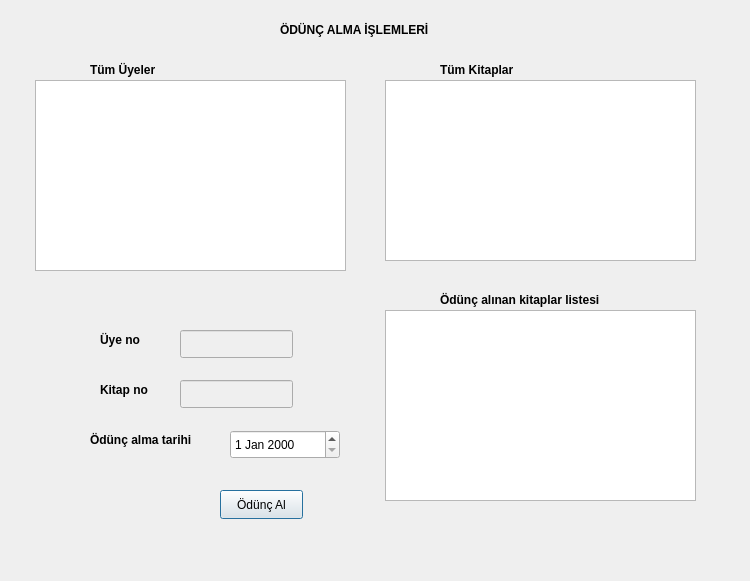
<?xml version="1.0" encoding="UTF-8"?>
<ui version="4.0">
 <class>odunc_alinan</class>
 <widget class="QDialog" name="odunc_alinan">
  <property name="geometry">
   <rect>
    <x>0</x>
    <y>0</y>
    <width>750</width>
    <height>581</height>
   </rect>
  </property>
  <property name="windowTitle">
   <string>Dialog</string>
  </property>
  <widget class="QTableView" name="kitaplistesi_tableView">
   <property name="geometry">
    <rect>
     <x>385</x>
     <y>310</y>
     <width>311</width>
     <height>191</height>
    </rect>
   </property>
  </widget>
  <widget class="QLabel" name="label_2">
   <property name="geometry">
    <rect>
     <x>90</x>
     <y>60</y>
     <width>91</width>
     <height>20</height>
    </rect>
   </property>
   <property name="font">
    <font>
     <bold>true</bold>
    </font>
   </property>
   <property name="text">
    <string>Tüm Üyeler</string>
   </property>
  </widget>
  <widget class="QLineEdit" name="kitapno2_ln">
   <property name="enabled">
    <bool>false</bool>
   </property>
   <property name="geometry">
    <rect>
     <x>180</x>
     <y>380</y>
     <width>113</width>
     <height>28</height>
    </rect>
   </property>
  </widget>
  <widget class="QPushButton" name="oduncal_btn">
   <property name="geometry">
    <rect>
     <x>220</x>
     <y>490</y>
     <width>83</width>
     <height>29</height>
    </rect>
   </property>
   <property name="text">
    <string>Ödünç Al</string>
   </property>
  </widget>
  <widget class="QLabel" name="label_5">
   <property name="geometry">
    <rect>
     <x>100</x>
     <y>330</y>
     <width>63</width>
     <height>20</height>
    </rect>
   </property>
   <property name="font">
    <font>
     <bold>true</bold>
    </font>
   </property>
   <property name="text">
    <string>Üye no</string>
   </property>
  </widget>
  <widget class="QLabel" name="label_3">
   <property name="geometry">
    <rect>
     <x>440</x>
     <y>60</y>
     <width>111</width>
     <height>20</height>
    </rect>
   </property>
   <property name="font">
    <font>
     <bold>true</bold>
    </font>
   </property>
   <property name="text">
    <string>Tüm Kitaplar</string>
   </property>
  </widget>
  <widget class="QLabel" name="label_7">
   <property name="geometry">
    <rect>
     <x>90</x>
     <y>430</y>
     <width>141</width>
     <height>20</height>
    </rect>
   </property>
   <property name="font">
    <font>
     <bold>true</bold>
    </font>
   </property>
   <property name="text">
    <string>Ödünç alma tarihi</string>
   </property>
  </widget>
  <widget class="QDateEdit" name="dateEdit">
   <property name="geometry">
    <rect>
     <x>230</x>
     <y>430</y>
     <width>110</width>
     <height>29</height>
    </rect>
   </property>
  </widget>
  <widget class="QLineEdit" name="uyeno2_ln">
   <property name="enabled">
    <bool>false</bool>
   </property>
   <property name="geometry">
    <rect>
     <x>180</x>
     <y>330</y>
     <width>113</width>
     <height>28</height>
    </rect>
   </property>
  </widget>
  <widget class="QLabel" name="label_6">
   <property name="geometry">
    <rect>
     <x>100</x>
     <y>380</y>
     <width>63</width>
     <height>20</height>
    </rect>
   </property>
   <property name="font">
    <font>
     <bold>true</bold>
    </font>
   </property>
   <property name="text">
    <string>Kitap no</string>
   </property>
  </widget>
  <widget class="QLabel" name="label">
   <property name="geometry">
    <rect>
     <x>280</x>
     <y>20</y>
     <width>201</width>
     <height>20</height>
    </rect>
   </property>
   <property name="palette">
    <palette>
     <active>
      <colorrole role="WindowText">
       <brush brushstyle="SolidPattern">
        <color alpha="255">
         <red>255</red>
         <green>0</green>
         <blue>0</blue>
        </color>
       </brush>
      </colorrole>
     </active>
     <inactive>
      <colorrole role="WindowText">
       <brush brushstyle="SolidPattern">
        <color alpha="255">
         <red>0</red>
         <green>0</green>
         <blue>0</blue>
        </color>
       </brush>
      </colorrole>
     </inactive>
     <disabled>
      <colorrole role="WindowText">
       <brush brushstyle="SolidPattern">
        <color alpha="255">
         <red>120</red>
         <green>120</green>
         <blue>120</blue>
        </color>
       </brush>
      </colorrole>
     </disabled>
    </palette>
   </property>
   <property name="font">
    <font>
     <bold>true</bold>
    </font>
   </property>
   <property name="text">
    <string>ÖDÜNÇ ALMA İŞLEMLERİ</string>
   </property>
  </widget>
  <widget class="QTableView" name="tumkitaplar2_tableview">
   <property name="geometry">
    <rect>
     <x>385</x>
     <y>80</y>
     <width>311</width>
     <height>181</height>
    </rect>
   </property>
  </widget>
  <widget class="QTableView" name="tumuyeler2_tableView">
   <property name="geometry">
    <rect>
     <x>35</x>
     <y>80</y>
     <width>311</width>
     <height>191</height>
    </rect>
   </property>
  </widget>
  <widget class="QLabel" name="label_4">
   <property name="geometry">
    <rect>
     <x>440</x>
     <y>290</y>
     <width>191</width>
     <height>20</height>
    </rect>
   </property>
   <property name="font">
    <font>
     <bold>true</bold>
    </font>
   </property>
   <property name="text">
    <string>Ödünç alınan kitaplar listesi</string>
   </property>
  </widget>
 </widget>
 <resources/>
 <connections/>
</ui>
